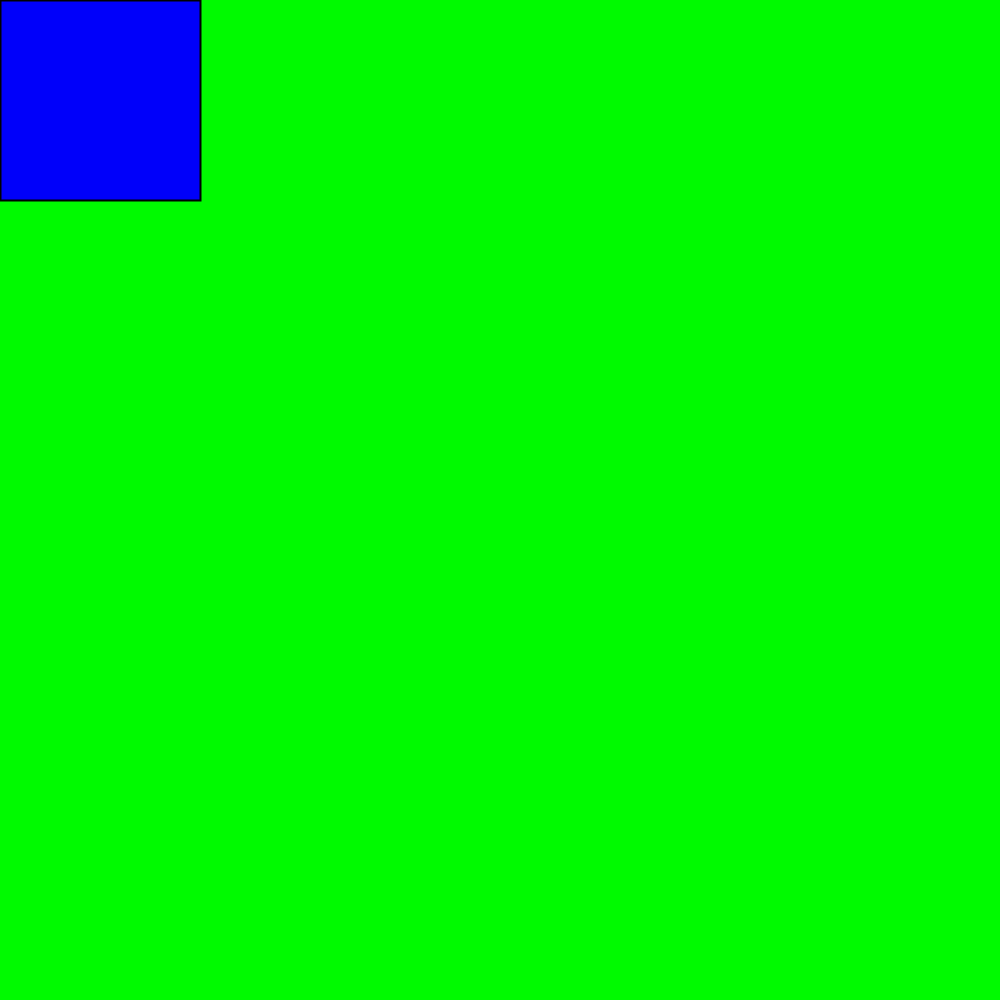
Frame 1 (no input)
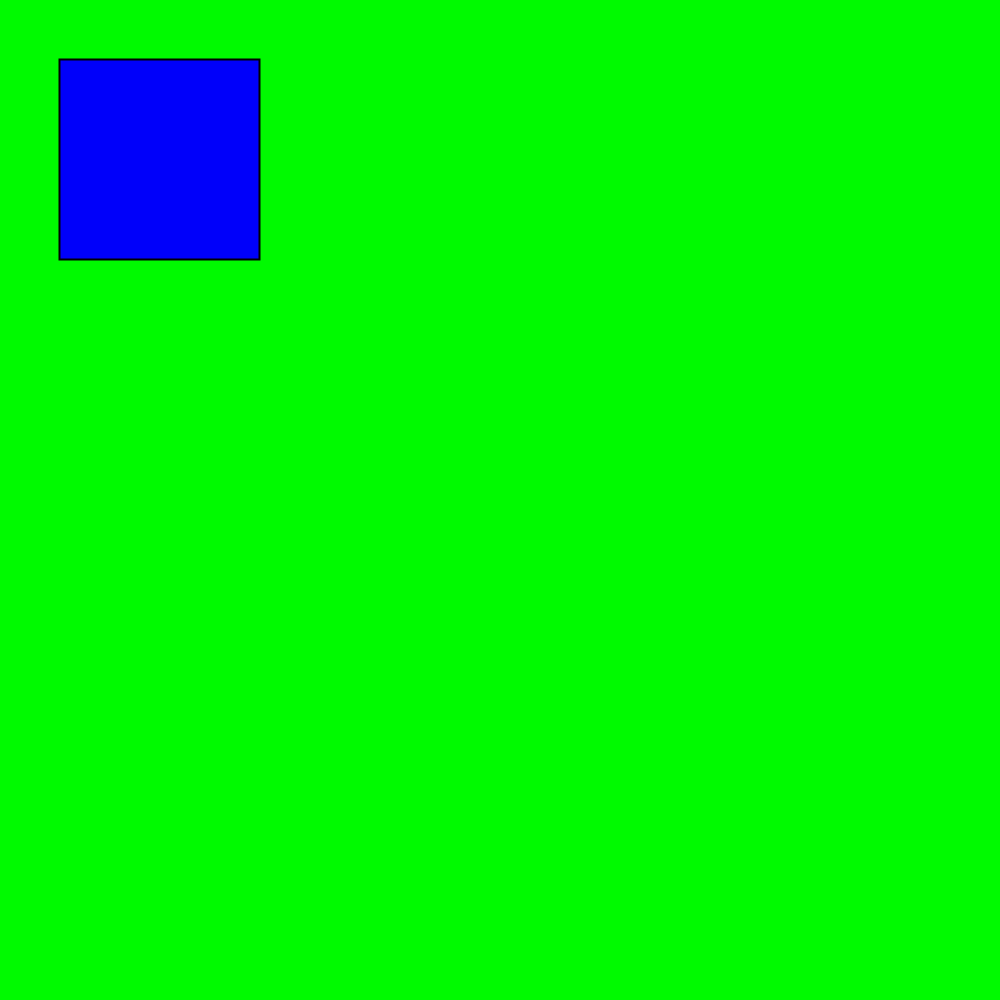
Frame 60 (the mouse pressed at the canvas centre just before this capture)
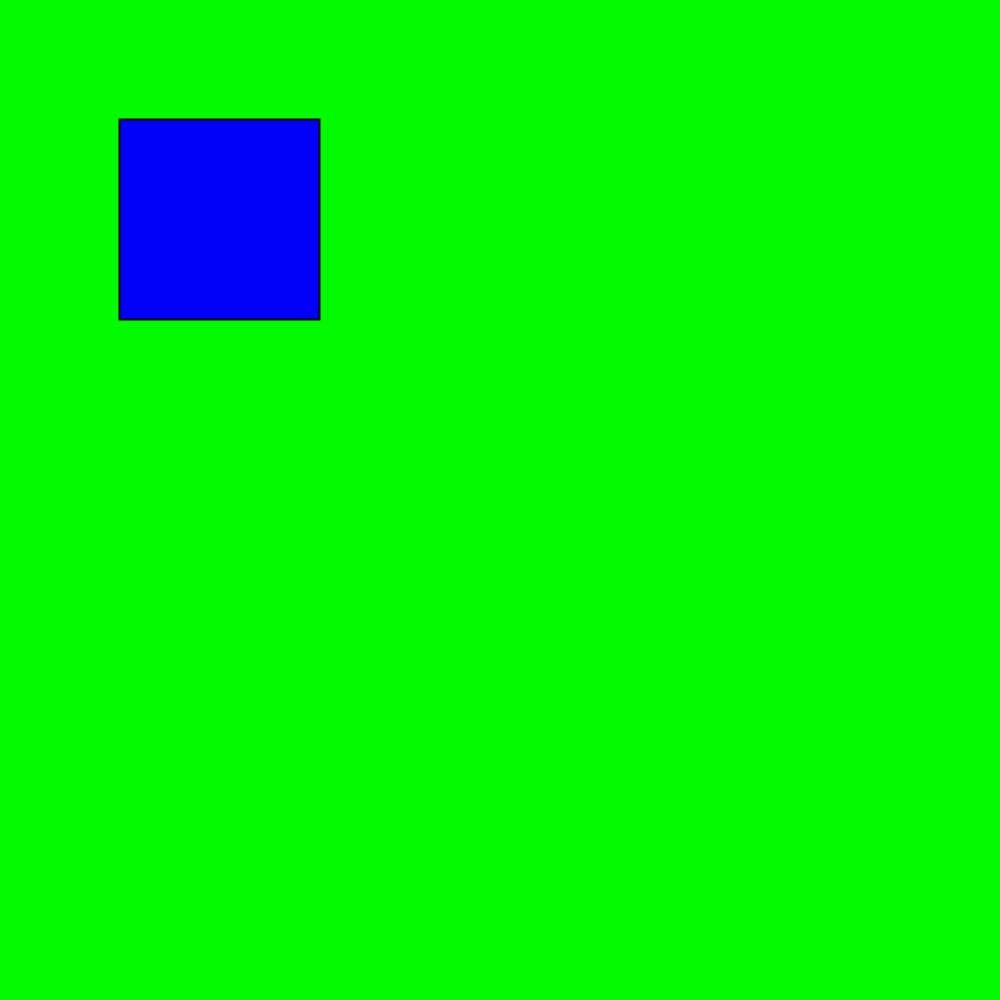
Frame 120 (the mouse held since frame 60 and released just before this capture)

The Processing sketch that drew these frames (run headless with seeded random() and noise(); from frame 60 on, the mouse is pressed at the canvas centre):

// Processing sketch: sketch_180310a
// ── sketch_180310a.pde

int x=0;
int y=0;
int largura=200;
int altura=200;
int flag;
int x2=0;
int y2=500;

void setup(){
size(1000,1000);
}

void draw(){
 
background(0,250,0);
strokeWeight(2);
fill(0,0,250);
rect(x,y,largura,altura);

if(x<500 && y<500){
    x++;
    y++;
}
else{
  draw2();
}
}

void draw2(){
  
  strokeWeight(2);
  fill(250,0,0);
  rect(x2,y2,largura,altura);
  
  if(x2<500){
    x2++;
  }
}
  
 
